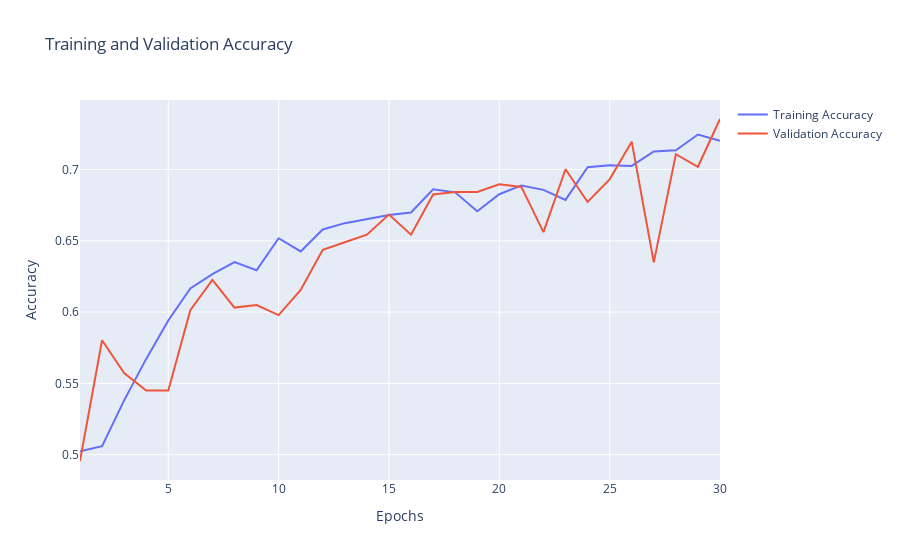

The code cell stored with this chart in its notebook:
### Code cell
acc = history.history['acc']
vall_acc = history.history['val_acc']
loss = history.history['loss']
val_loss = history.history['val_loss']
epochs = [x for x in range(1, len(acc) + 1)]

fig = go.Figure()
fig.add_trace(go.Scatter(x=epochs, y=acc, name="Training Accuracy"))
fig.add_trace(go.Scatter(x=epochs, y=vall_acc, name="Validation Accuracy"))
fig.update_layout(
    title="Training and Validation Accuracy",
    xaxis_title="Epochs",
    yaxis_title="Accuracy"
)
fig.show()

### Figure 1 — Plotly figure (JSON) as saved in the notebook; plotly's stock layout.template omitted (floating-point values rounded to 4 significant figures)
{"data": [{"name": "Training Accuracy", "type": "scatter", "x": [1, 2, 3, 4, 5, 6, 7, 8, 9, 10, 11, 12, 13, 14, 15, 16, 17, 18, 19, 20, 21, 22, 23, 24, 25, 26, 27, 28, 29, 30], "y": [0.5024, 0.5059, 0.5381, 0.5672, 0.5941, 0.6166, 0.6267, 0.6351, 0.6294, 0.6518, 0.6426, 0.658, 0.6624, 0.6655, 0.6681, 0.6699, 0.6862, 0.684, 0.6708, 0.6827, 0.6888, 0.6858, 0.6787, 0.7016, 0.703, 0.7025, 0.7126, 0.7135, 0.7245, 0.7201]}, {"name": "Validation Accuracy", "type": "scatter", "x": [1, 2, 3, 4, 5, 6, 7, 8, 9, 10, 11, 12, 13, 14, 15, 16, 17, 18, 19, 20, 21, 22, 23, 24, 25, 26, 27, 28, 29, 30], "y": [0.4956, 0.5802, 0.5573, 0.545, 0.545, 0.6014, 0.6226, 0.6032, 0.6049, 0.5979, 0.6155, 0.6437, 0.649, 0.6543, 0.6684, 0.6543, 0.6825, 0.6843, 0.6843, 0.6896, 0.6878, 0.6561, 0.7002, 0.6772, 0.6931, 0.7196, 0.6349, 0.7108, 0.7019, 0.7354]}], "layout": {"title": {"text": "Training and Validation Accuracy"}, "xaxis": {"title": {"text": "Epochs"}}, "yaxis": {"title": {"text": "Accuracy"}}}}
